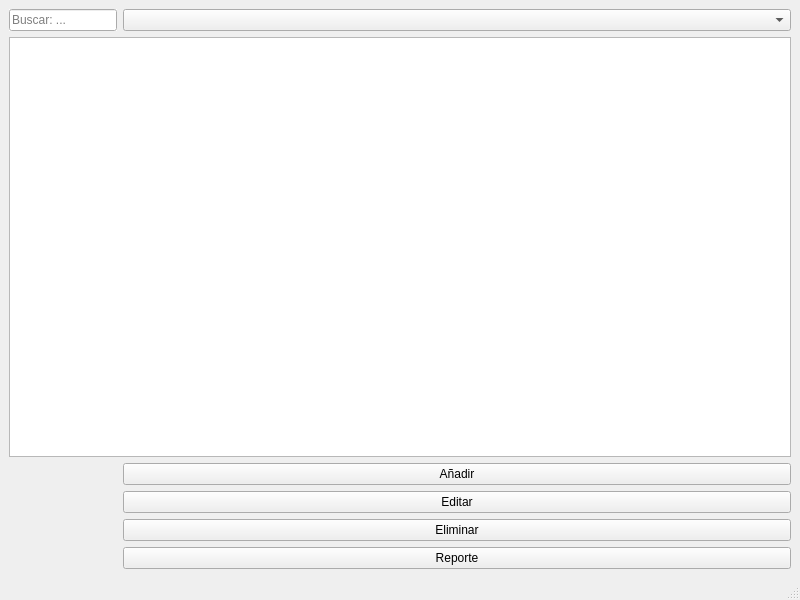
<?xml version="1.0" encoding="UTF-8"?>
<ui version="4.0">
 <class>Inventario</class>
 <widget class="QMainWindow" name="Inventario">
  <property name="geometry">
   <rect>
    <x>0</x>
    <y>0</y>
    <width>800</width>
    <height>600</height>
   </rect>
  </property>
  <property name="windowTitle">
   <string>Inventario</string>
  </property>
  <widget class="QWidget" name="centralwidget">
   <layout class="QGridLayout" name="gridLayout">
    <item row="0" column="0">
     <widget class="QLineEdit" name="lineEditBuscar">
      <property name="sizePolicy">
       <sizepolicy hsizetype="Fixed" vsizetype="Fixed">
        <horstretch>0</horstretch>
        <verstretch>0</verstretch>
       </sizepolicy>
      </property>
      <property name="autoFillBackground">
       <bool>true</bool>
      </property>
      <property name="text">
       <string/>
      </property>
      <property name="echoMode">
       <enum>QLineEdit::Normal</enum>
      </property>
      <property name="readOnly">
       <bool>false</bool>
      </property>
      <property name="placeholderText">
       <string>Buscar: ...</string>
      </property>
     </widget>
    </item>
    <item row="0" column="1">
     <widget class="QComboBox" name="comboFiltrarTipo">
      <property name="toolTip">
       <string>Seleccciona el modo de filtrado para los datos</string>
      </property>
      <property name="currentText">
       <string/>
      </property>
      <property name="placeholderText">
       <string>Filtrar</string>
      </property>
      <property name="duplicatesEnabled">
       <bool>false</bool>
      </property>
     </widget>
    </item>
    <item row="1" column="0" colspan="2">
     <widget class="QTableView" name="tableView">
      <property name="sizeIncrement">
       <size>
        <width>1</width>
        <height>1</height>
       </size>
      </property>
     </widget>
    </item>
    <item row="2" column="1">
     <widget class="QPushButton" name="btnAnadir">
      <property name="autoFillBackground">
       <bool>true</bool>
      </property>
      <property name="text">
       <string>Añadir</string>
      </property>
     </widget>
    </item>
    <item row="3" column="1">
     <widget class="QPushButton" name="btnEditar">
      <property name="text">
       <string>Editar</string>
      </property>
     </widget>
    </item>
    <item row="4" column="1">
     <widget class="QPushButton" name="btnEliminar">
      <property name="text">
       <string>Eliminar</string>
      </property>
     </widget>
    </item>
    <item row="5" column="1">
     <widget class="QPushButton" name="btnReporte">
      <property name="text">
       <string>Reporte</string>
      </property>
     </widget>
    </item>
   </layout>
  </widget>
  <widget class="QMenuBar" name="menubar">
   <property name="geometry">
    <rect>
     <x>0</x>
     <y>0</y>
     <width>800</width>
     <height>20</height>
    </rect>
   </property>
  </widget>
  <widget class="QStatusBar" name="statusbar"/>
 </widget>
 <resources/>
 <connections/>
</ui>
